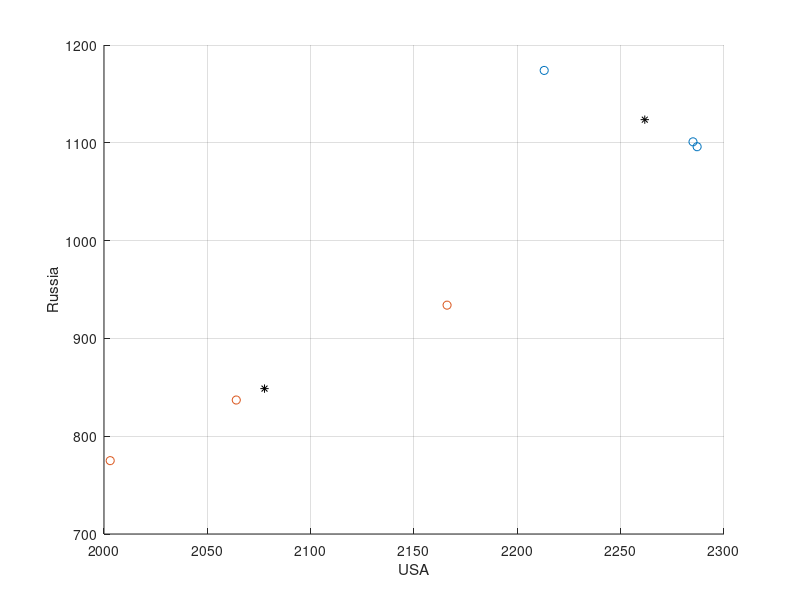

Here is the MATLAB script that generated this plot:
m1 = importdata('./k-means/m1.txt');
m2 = importdata('./k-means/m2.txt');

words = { 'USA' 'Russia' };

clusterData = [m1, m2];

[indexes, cds] = kmeans(clusterData, 2);

hold on
 
for i = 1:2
    clust = find(indexes == i);
    
    x = clusterData(clust, 1);
    y = clusterData(clust, 2);
    
    plot(x, y, 'o');
end

plot(cds(:,1), cds(:,2), 'k*');

hold off

xlabel(words{1});
ylabel(words{2});

grid on